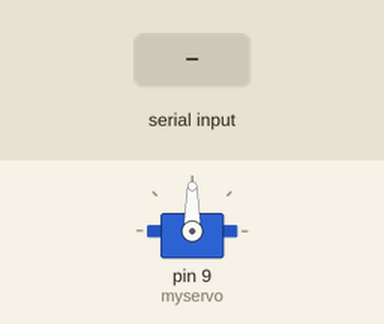
Recording of a sketch running on a simulated Arduino Uno, built with avr-gcc and run on an emulated ATmega328P. Parts: servo. The test bench sets the inputs (shaded band).

Above: at 1.2 s.
1.3 s: "d" received over Serial
At 1.7 s:
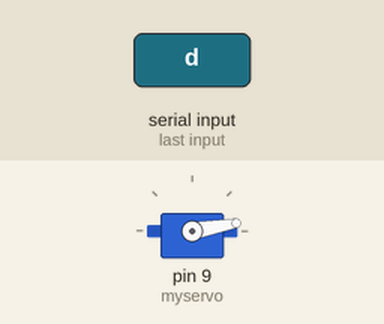
2.8 s: "d" received over Serial
At 4.0 s:
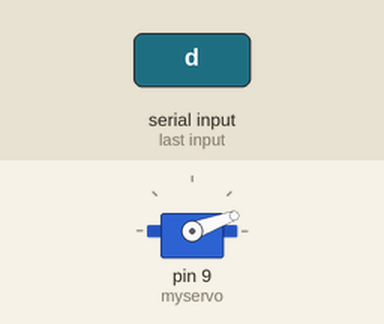
4.3 s: "a" received over Serial
At 5.1 s:
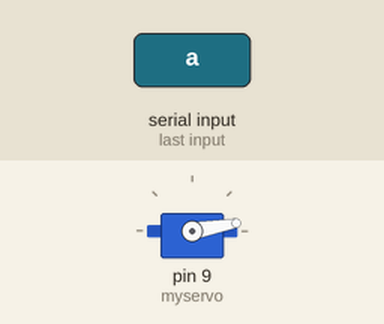
Timing chart, 0 to 7.3 s (numbered marks = the images above; inputs shaded):
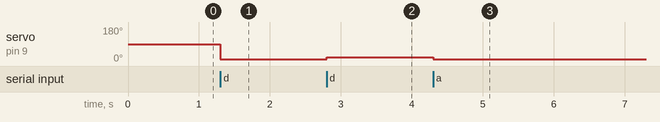

The sketch:

arduino_servo_control_keyboard.ino
```cpp
#include <Servo.h>

Servo myservo;  // create servo object to control a servo
// twelve servo objects can be created on most boards

int pos = 0;    // variable to store the servo position
int val; //initial value of input

void setup() {
  Serial.begin(9600);
  myservo.attach(9);  // attaches the servo on pin 9 to the servo object
}

void loop() {
  if(Serial.available()){
    val = Serial.read(); // read serial value
    if (val == 'd'){ //using wasd to control the motor for now until new arduino comes
      pos += 10;
      myservo.write(pos);
      delay(15);
    }
    if (val == 'a'){
      pos -= 10;
      myservo.write(pos);
      delay(15);
    }
  }
}
```

Measured:
- after the input at 1.3 s, servo on pin 9 (myservo): 90° → 10° at once
- after the input at 2.8 s, servo on pin 9 (myservo): 10° → 20° at once
- after the input at 4.3 s, servo on pin 9 (myservo): 20° → 10° at once
